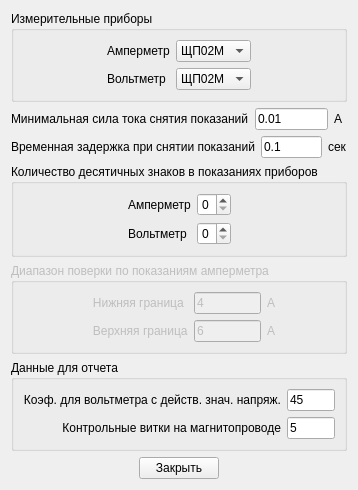
<?xml version="1.0" encoding="UTF-8"?>
<ui version="4.0">
 <class>Form</class>
 <widget class="QWidget" name="Form">
  <property name="geometry">
   <rect>
    <x>0</x>
    <y>0</y>
    <width>341</width>
    <height>447</height>
   </rect>
  </property>
  <property name="windowTitle">
   <string>Настройки</string>
  </property>
  <layout class="QVBoxLayout" name="verticalLayout">
   <item>
    <widget class="QGroupBox" name="groupBox_4">
     <property name="title">
      <string>Измерительные приборы</string>
     </property>
     <layout class="QHBoxLayout" name="horizontalLayout_6">
      <item>
       <spacer name="horizontalSpacer_8">
        <property name="orientation">
         <enum>Qt::Horizontal</enum>
        </property>
        <property name="sizeHint" stdset="0">
         <size>
          <width>75</width>
          <height>20</height>
         </size>
        </property>
       </spacer>
      </item>
      <item>
       <layout class="QGridLayout" name="gridLayout_5">
        <item row="0" column="0">
         <widget class="QLabel" name="label_13">
          <property name="text">
           <string>Амперметр</string>
          </property>
         </widget>
        </item>
        <item row="0" column="1">
         <widget class="QComboBox" name="comboBox">
          <item>
           <property name="text">
            <string comment="1">ЩП02М</string>
           </property>
          </item>
          <item>
           <property name="text">
            <string>ЩП02П</string>
           </property>
          </item>
          <item>
           <property name="text">
            <string comment="2">СА3020</string>
           </property>
          </item>
         </widget>
        </item>
        <item row="1" column="0">
         <widget class="QLabel" name="label_14">
          <property name="text">
           <string>Вольтметр</string>
          </property>
         </widget>
        </item>
        <item row="1" column="1">
         <widget class="QComboBox" name="comboBox_2">
          <item>
           <property name="text">
            <string>ЩП02М</string>
           </property>
          </item>
          <item>
           <property name="text">
            <string>ЩП02П</string>
           </property>
          </item>
         </widget>
        </item>
       </layout>
      </item>
      <item>
       <spacer name="horizontalSpacer_9">
        <property name="orientation">
         <enum>Qt::Horizontal</enum>
        </property>
        <property name="sizeHint" stdset="0">
         <size>
          <width>75</width>
          <height>20</height>
         </size>
        </property>
       </spacer>
      </item>
     </layout>
    </widget>
   </item>
   <item>
    <layout class="QHBoxLayout" name="horizontalLayout">
     <item>
      <widget class="QLabel" name="label">
       <property name="text">
        <string>Минимальная сила тока снятия показаний</string>
       </property>
      </widget>
     </item>
     <item>
      <widget class="QLineEdit" name="lineEdit">
       <property name="text">
        <string>0.01</string>
       </property>
      </widget>
     </item>
     <item>
      <widget class="QLabel" name="label_2">
       <property name="text">
        <string>A</string>
       </property>
      </widget>
     </item>
     <item>
      <spacer name="horizontalSpacer_3">
       <property name="orientation">
        <enum>Qt::Horizontal</enum>
       </property>
       <property name="sizeHint" stdset="0">
        <size>
         <width>40</width>
         <height>20</height>
        </size>
       </property>
      </spacer>
     </item>
    </layout>
   </item>
   <item>
    <layout class="QHBoxLayout" name="horizontalLayout_4">
     <item>
      <widget class="QLabel" name="label_5">
       <property name="text">
        <string>Временная задержка при снятии показаний</string>
       </property>
      </widget>
     </item>
     <item>
      <widget class="QLineEdit" name="lineEdit_2">
       <property name="text">
        <string>0.1</string>
       </property>
      </widget>
     </item>
     <item>
      <widget class="QLabel" name="label_6">
       <property name="text">
        <string>сек</string>
       </property>
      </widget>
     </item>
    </layout>
   </item>
   <item>
    <widget class="QGroupBox" name="groupBox">
     <property name="title">
      <string>Количество десятичных знаков в показаниях приборов</string>
     </property>
     <layout class="QHBoxLayout" name="horizontalLayout_2">
      <item>
       <spacer name="horizontalSpacer">
        <property name="orientation">
         <enum>Qt::Horizontal</enum>
        </property>
        <property name="sizeHint" stdset="0">
         <size>
          <width>40</width>
          <height>20</height>
         </size>
        </property>
       </spacer>
      </item>
      <item>
       <layout class="QGridLayout" name="gridLayout">
        <item row="0" column="0">
         <widget class="QLabel" name="label_3">
          <property name="text">
           <string>Амперметр</string>
          </property>
         </widget>
        </item>
        <item row="0" column="1">
         <widget class="QSpinBox" name="spinBox">
          <property name="maximum">
           <number>3</number>
          </property>
         </widget>
        </item>
        <item row="2" column="0">
         <widget class="QLabel" name="label_4">
          <property name="text">
           <string>Вольтметр</string>
          </property>
         </widget>
        </item>
        <item row="2" column="1">
         <widget class="QSpinBox" name="spinBox_2">
          <property name="maximum">
           <number>3</number>
          </property>
         </widget>
        </item>
       </layout>
      </item>
      <item>
       <spacer name="horizontalSpacer_2">
        <property name="orientation">
         <enum>Qt::Horizontal</enum>
        </property>
        <property name="sizeHint" stdset="0">
         <size>
          <width>40</width>
          <height>20</height>
         </size>
        </property>
       </spacer>
      </item>
     </layout>
    </widget>
   </item>
   <item>
    <widget class="QGroupBox" name="groupBox_2">
     <property name="enabled">
      <bool>false</bool>
     </property>
     <property name="title">
      <string>Диапазон поверки по показаниям амперметра</string>
     </property>
     <layout class="QHBoxLayout" name="horizontalLayout_5">
      <item>
       <spacer name="horizontalSpacer_6">
        <property name="orientation">
         <enum>Qt::Horizontal</enum>
        </property>
        <property name="sizeHint" stdset="0">
         <size>
          <width>40</width>
          <height>20</height>
         </size>
        </property>
       </spacer>
      </item>
      <item>
       <layout class="QGridLayout" name="gridLayout_2">
        <item row="0" column="0">
         <widget class="QLabel" name="label_7">
          <property name="enabled">
           <bool>false</bool>
          </property>
          <property name="text">
           <string>                     Нижняя граница</string>
          </property>
         </widget>
        </item>
        <item row="2" column="0">
         <widget class="QLabel" name="label_8">
          <property name="enabled">
           <bool>false</bool>
          </property>
          <property name="text">
           <string>                     Верхняя граница</string>
          </property>
         </widget>
        </item>
        <item row="0" column="1">
         <widget class="QLineEdit" name="lineEdit_3">
          <property name="enabled">
           <bool>false</bool>
          </property>
          <property name="text">
           <string>4</string>
          </property>
         </widget>
        </item>
        <item row="2" column="1">
         <widget class="QLineEdit" name="lineEdit_4">
          <property name="enabled">
           <bool>false</bool>
          </property>
          <property name="text">
           <string>6</string>
          </property>
         </widget>
        </item>
        <item row="0" column="2">
         <widget class="QLabel" name="label_9">
          <property name="enabled">
           <bool>false</bool>
          </property>
          <property name="text">
           <string>А                  </string>
          </property>
         </widget>
        </item>
        <item row="2" column="2">
         <widget class="QLabel" name="label_10">
          <property name="enabled">
           <bool>false</bool>
          </property>
          <property name="text">
           <string>А            </string>
          </property>
         </widget>
        </item>
       </layout>
      </item>
      <item>
       <spacer name="horizontalSpacer_7">
        <property name="orientation">
         <enum>Qt::Horizontal</enum>
        </property>
        <property name="sizeHint" stdset="0">
         <size>
          <width>40</width>
          <height>20</height>
         </size>
        </property>
       </spacer>
      </item>
     </layout>
    </widget>
   </item>
   <item>
    <widget class="QGroupBox" name="groupBox_3">
     <property name="title">
      <string>Данные для отчета</string>
     </property>
     <layout class="QGridLayout" name="gridLayout_3">
      <item row="0" column="0">
       <layout class="QGridLayout" name="gridLayout_4">
        <item row="0" column="0">
         <widget class="QLabel" name="label_11">
          <property name="text">
           <string>Коэф. для вольтметра с действ. знач. напряж.</string>
          </property>
          <property name="alignment">
           <set>Qt::AlignRight|Qt::AlignTrailing|Qt::AlignVCenter</set>
          </property>
         </widget>
        </item>
        <item row="1" column="0">
         <widget class="QLabel" name="label_12">
          <property name="text">
           <string>Контрольные витки на магнитопроводе</string>
          </property>
          <property name="alignment">
           <set>Qt::AlignRight|Qt::AlignTrailing|Qt::AlignVCenter</set>
          </property>
         </widget>
        </item>
        <item row="0" column="1">
         <widget class="QLineEdit" name="lineEdit_5">
          <property name="text">
           <string>45</string>
          </property>
         </widget>
        </item>
        <item row="1" column="1">
         <widget class="QLineEdit" name="lineEdit_6">
          <property name="text">
           <string>5</string>
          </property>
         </widget>
        </item>
       </layout>
      </item>
     </layout>
    </widget>
   </item>
   <item>
    <layout class="QHBoxLayout" name="horizontalLayout_3">
     <item>
      <spacer name="horizontalSpacer_4">
       <property name="orientation">
        <enum>Qt::Horizontal</enum>
       </property>
       <property name="sizeHint" stdset="0">
        <size>
         <width>40</width>
         <height>20</height>
        </size>
       </property>
      </spacer>
     </item>
     <item>
      <widget class="QPushButton" name="pushButton">
       <property name="text">
        <string>Закрыть</string>
       </property>
      </widget>
     </item>
     <item>
      <spacer name="horizontalSpacer_5">
       <property name="orientation">
        <enum>Qt::Horizontal</enum>
       </property>
       <property name="sizeHint" stdset="0">
        <size>
         <width>40</width>
         <height>20</height>
        </size>
       </property>
      </spacer>
     </item>
    </layout>
   </item>
  </layout>
 </widget>
 <resources/>
 <connections/>
</ui>
